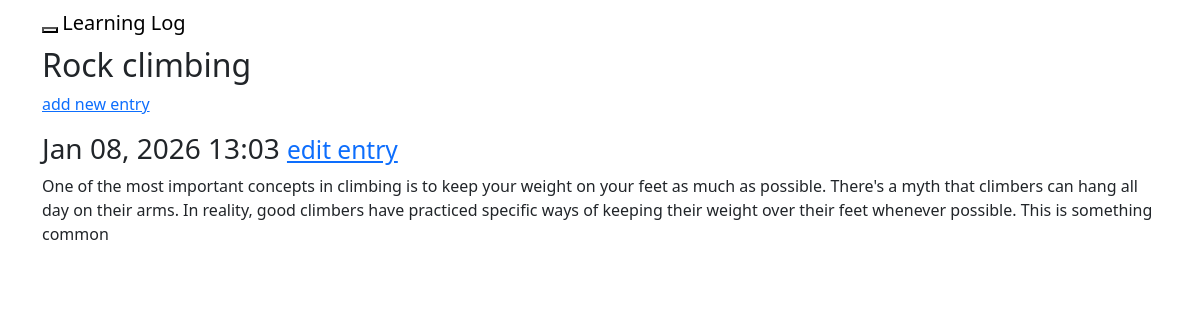
The page /topics/2/ (signed in) on the database its author committed.
### learning_logs/models.py (models this page shows, shortened)
class Topic(models.Model): # creates a class called Topic that inherits from parent class Model
    text = models.CharField(max_length= 200) #CharField is a piece of data that made up of text or characters.
    date_added = models.DateTimeField(auto_now_add = True) #DateTimeField, a piece of data that records a date and Time.
    owner = models.ForeignKey(User, on_delete=models.CASCADE) # we add a foreign key attribute to the Topic module to link each topic to a specific user.
    def __str__(self): # Displays information about a topic. __str__() methods that performs that.
        return self.text

class Entry(models.Model): # a child class Entry inherits from the Model parent class.
    topic = models.ForeignKey(Topic, on_delete =models.CASCADE) # the attribute has foreign key that will connect each entry to a topic saved.
    text = models.TextField() #we don't have a limit for the text because we don't know length of info the user needs to save.
    date_added = models.DateTimeField(auto_now_add=True) # Timestamp are set to the current moment the user save that entry.
    class Meta: # nest Meta class into the class Entry, holds extra information for managing a model
        verbose_name_plural = 'entries' # this attributes tells django to use entries when the user wants to input more than one entry.

### learning_logs/views.py (the view)
# urls.py: path('topics/<int:topic_id>/', views.topic, name= 'topic'),
@login_required
def topic(request, topic_id): #view functions can accept additional parameters.
    topic = Topic.objects.get(id=topic_id) # retrieve the topic with the given id.
    if topic.owner != request.user:
        raise Http404
    entries = Entry.objects.filter(topic=topic).order_by('-date_added') # retrieve all entries associated with this topic.
    context = {'topic': topic, 'entries': entries} # store the topics and entries in the dictionary context.
    return render(request, 'learning_logs/topic.html', context)

### learning_logs/templates/learning_logs/topic.html
{% extends 'learning_logs/base.html' %}
{% block header %}
   <h2>{{ topic }}</h2>
{% endblock %}
{% block content %}
  <p>
    <a href="{% url 'learning_logs:new_entry' topic.id %}">add new entry</a>
  </p>
   {% for entry in entries %}
     <div class="panel panel-default">
      <div class="panel-heading">
        <h3>
          {{ entry.date_added|date:'M d, Y H:i' }}
          <small>
            <a href="{% url 'learning_logs:edit_entry' entry.id %}">
              edit entry
            </a>
          </small>
        </h3>
      </div>
      <div class="panel-body">
        {{ entry.text|linebreaks }}
      </div>
     </div>
  {% empty %}
     There are no entries for this topic yet.
  {% endfor %}
{% endblock content %}

### rows shown on the page
Topic: text "Rock climbing"
Entry: date_added "Jan 08, 2026 13:03", text "One of the most important concepts in climbing is to keep your weight on your feet as much as possible. There's a myth that climbers can hang all day on their arms. In reality, good climbers have practiced specific ways of keeping their weight over their feet whenever possible. This is something common"
